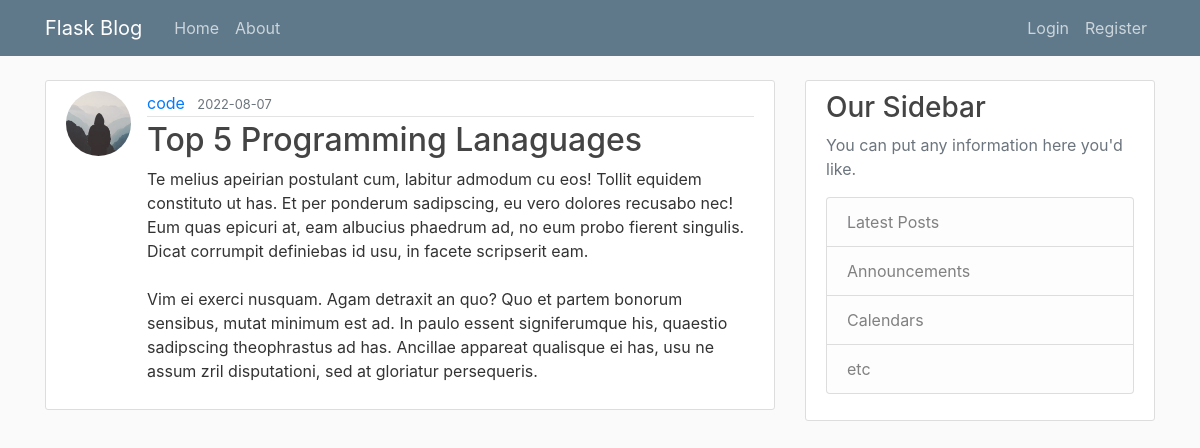
Screenshot of /post/3 with the database file from the repository.
### flaskblog/models.py (models this page shows, shortened)
class User(db.Model, UserMixin):
    id = db.Column(db.Integer, primary_key=True)
    username = db.Column(db.String(20), unique=True, nullable=False)
    email = db.Column(db.String(120), unique=True, nullable=False)
    image_file = db.Column(
        db.String(20), nullable=False, default='default.jpg')
    password = db.Column(db.String(60), nullable=False)
    posts = db.relationship('Post', backref='author', lazy=True)

class Post(db.Model):
    id = db.Column(db.Integer, primary_key=True)
    title = db.Column(db.String(100), nullable=False)
    date_posted = db.Column(
        db.DateTime, nullable=False, default=datetime.utcnow)
    content = db.Column(db.Text, nullable=False)
    user_id = db.Column(db.Integer, db.ForeignKey('user.id'), nullable=False)

### flaskblog/routes.py (the view)
@app.route('/post/<int:post_id>', methods=['GET', 'POST'])
def post(post_id):
    post = Post.query.get_or_404(post_id)
    return render_template('post.html', title=post.title, post=post)

### flaskblog/templates/post.html (shortened to what this page needs)
{% extends "base.html" %}
{% block content %}
<article class="media content-section">
    <img src="{{ url_for('static', filename='profile_pics/' + post.author.image_file) }}" alt="Picture"
        class="rounded-circle article-img">
    <div class="media-body">
        <div class="article-metadata">
            <a class="mr-2" href="#">{{ post.author.username }}</a>
            <small class="text-muted">{{ post.date_posted.strftime('%Y-%m-%d') }}</small>
        </div>
        <h2 class="article-title">{{ post.title }}</h2>
        <p class="article-content">{{ post.content }}</p>
    </div>
</article>
{% endblock %}

### flaskblog/static/main.css (style rules this page uses)
body { background: #fafafa; color: #333333; margin-top: 5rem; }
h1, h2, h3, h4, h5, h6 { color: #444444; }
.content-section { background: #ffffff; padding: 10px 20px; border: 1px solid #dddddd; border-radius: 3px; margin-bottom: 20px; }
.article-title { color: #444444; }
.article-content { white-space: pre-line; }
.article-img { height: 65px; width: 65px; margin-right: 16px; }
.article-metadata { padding-bottom: 1px; margin-bottom: 4px; border-bottom: 1px solid #e3e3e3 }

### rows the page displays
User: image_file (placeholder picture), author.username "code"
Post: date_posted "2022-08-07", title "Top 5 Programming Lanaguages", content "Te melius apeirian postulant cum, labitur admodum cu eos! Tollit equidem constituto ut has. Et per ponderum sadipscing, eu vero dolores recusabo nec! Eum quas epicuri at, eam albucius phaedrum ad, no eum probo fierent singulis. Dicat corrumpit definiebas id usu, in facete scripserit eam. Vim ei exerci nusquam. Agam detraxit an quo? Quo et partem bonorum sensibus, mutat minimum est ad. In paulo essent signiferumque his, quaestio sadipscing theophrastus ad has. Ancillae appareat qualisque ei has, usu ne assum zril disputationi, sed at gloriatur persequeris."
